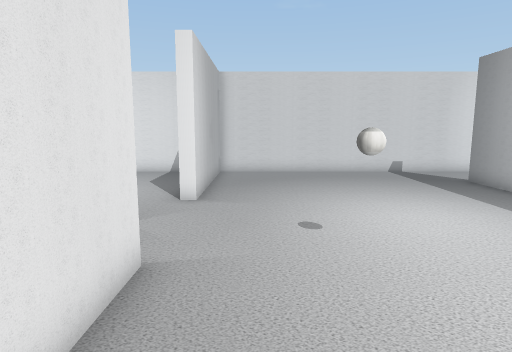
view 1 (above)

17 first-person views from a walk through a scene from a Unity 3-D project. The camera is 1.3 m above the floor, tilts 8° down and sees 75° across. The floor is counted in squares, 0.6 m on a side. Each view is taken from the middle of a square. On the plan, view 1 faces up. The plan holds only what a view shows up to about 19 squares ahead; the rest is blank. The player character is not drawn. Some surface patterns are stand-ins.

view 2
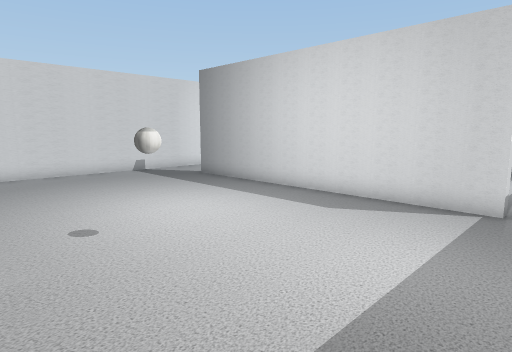

view 3
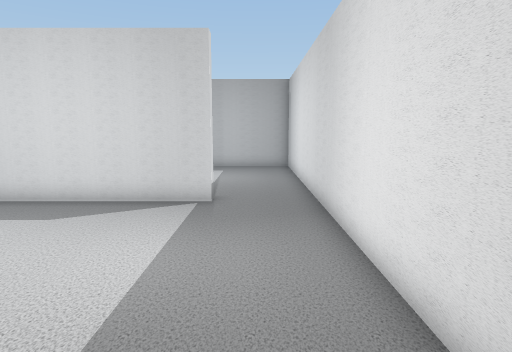

view 4
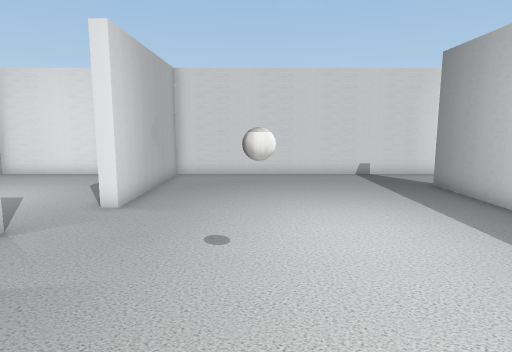

view 5
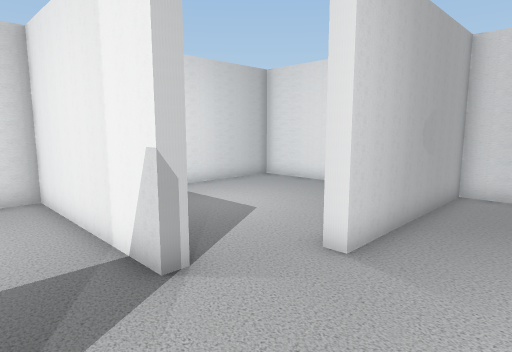

view 6
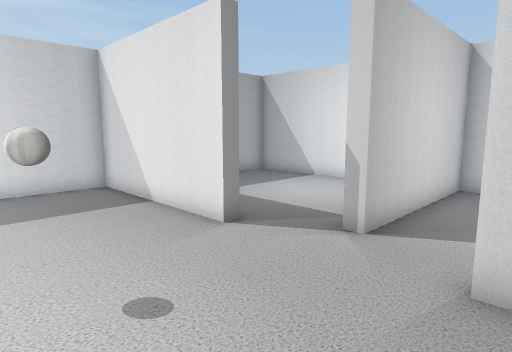

view 7
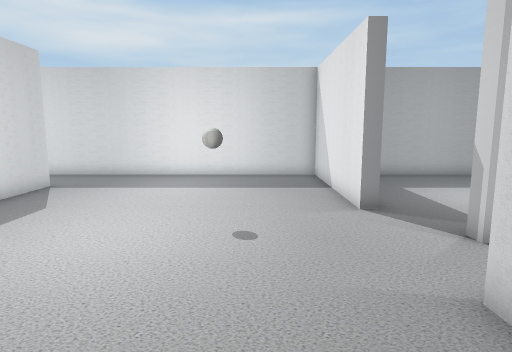

view 8
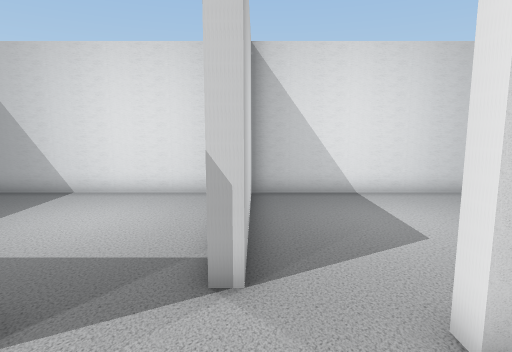

view 9
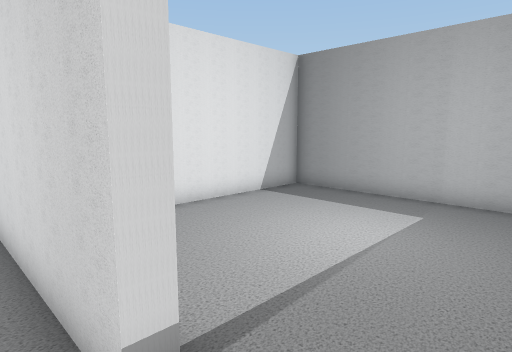

view 10
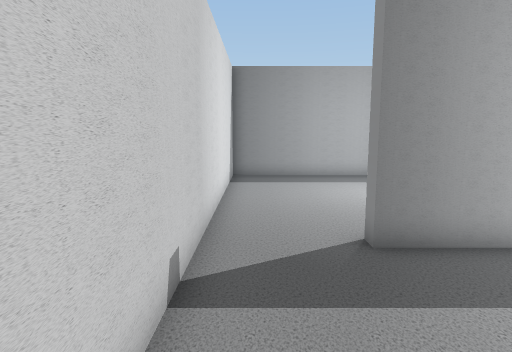

view 11
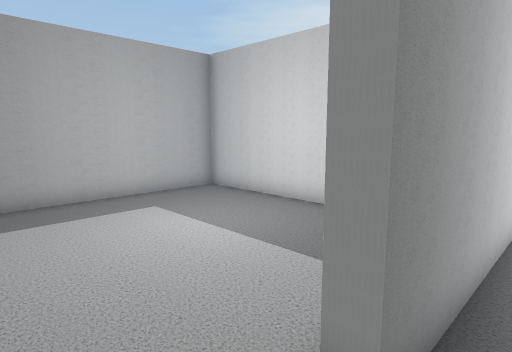

view 12
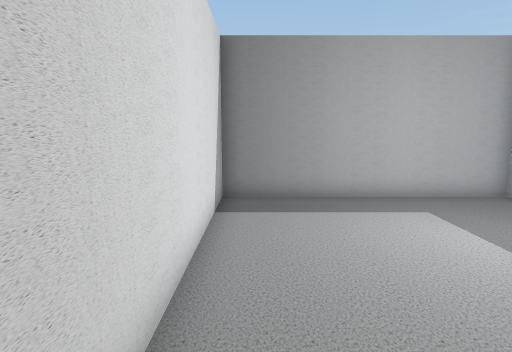

view 13
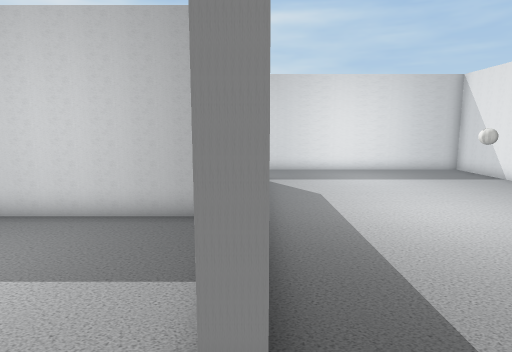

view 14
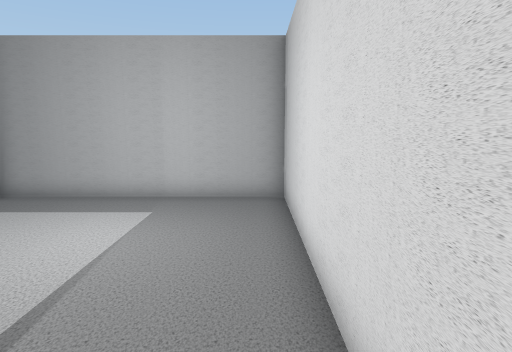

view 15
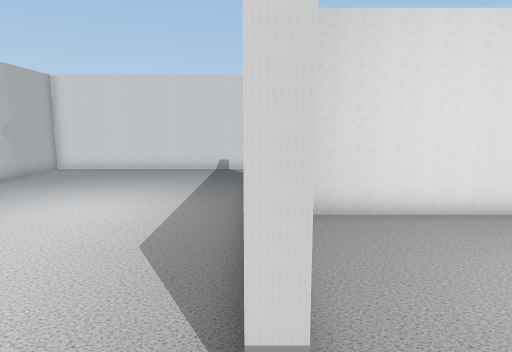

view 16
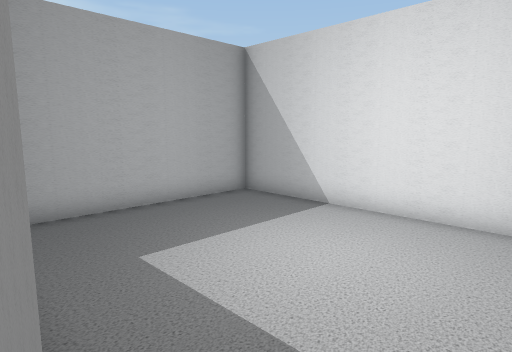

view 17
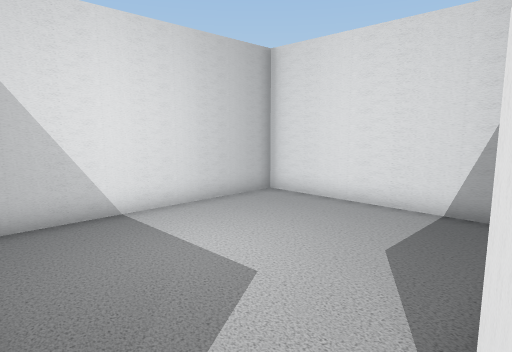

### Floor plan
Ten units are one square. View 1 is at (0, 0); x grows to the right and y downward. Boxes are objects, and circles mark ways between rooms. Rooms are numbered by the first view taken in them; rooms with no view inside come last. Other rooms are left out.
<svg viewBox="-108 -176 300 200">
<path fill="none" stroke="#000" d="M-24 -51 -18 -51 -18 19 94 19M-33 -78 -33 -73M95 -13 89 -13 89 -138M84 -171 -18 -171 -18 -101M89 -138 95 -138M105 -78 187 -78 187 -171 84 -171M94 19 187 19 187 -73 104 -73M-18 -101 -24 -101M-34 -171 -103 -171 -103 -78 -33 -78M-33 -73 -103 -73 -103 19 -35 19"/>
<rect x="15" y="-65" width="10" height="10" fill="#bbb"><title>other object</title></rect>
<circle cx="90" cy="-150" r="3" fill="#2a7"/>
<circle cx="90" cy="0" r="3" fill="#2a7"/>
<circle cx="-25" cy="-95" r="3" fill="#2a7"/>
<circle cx="-20" cy="-60" r="3" fill="#2a7"/>
<text x="30" y="-70">1</text>
<text x="140" y="-130">2</text>
<text x="140" y="-30">3</text>
<text x="-60" y="-120">4</text>
<text x="-60" y="-30">5</text>
</svg>
Room 1 opens to room 2. Room 1 opens to room 3. Room 1 opens to room 4. Room 1 opens to room 5.

Where each view was taken, in squares from view 1:
view 1: 0 up, 0 right, facing up
view 2: 0 up, 1 left, facing up-right
view 3: 0 up, 1 left, facing right
view 4: 1 up, 2 right, facing up
view 5: 5 up, 1 right, facing up-left
view 6: 11 up, 3 right, facing down-left
view 7: 14 up, 1 right, facing down
view 8: 8 up, 1 right, facing left
view 9: 1 down, 8 right, facing up-right
view 10: 16 up, 3 right, facing right
view 11: 16 up, 8 right, facing down-right
view 12: 16 up, 8 right, facing right
view 13: 16 up, 9 right, facing down
view 14: 1 down, 8 right, facing right
view 15: 1 down, 9 right, facing up
view 16: 7 up, 2 left, facing down-left
view 17: 8 up, 2 left, facing up-left
